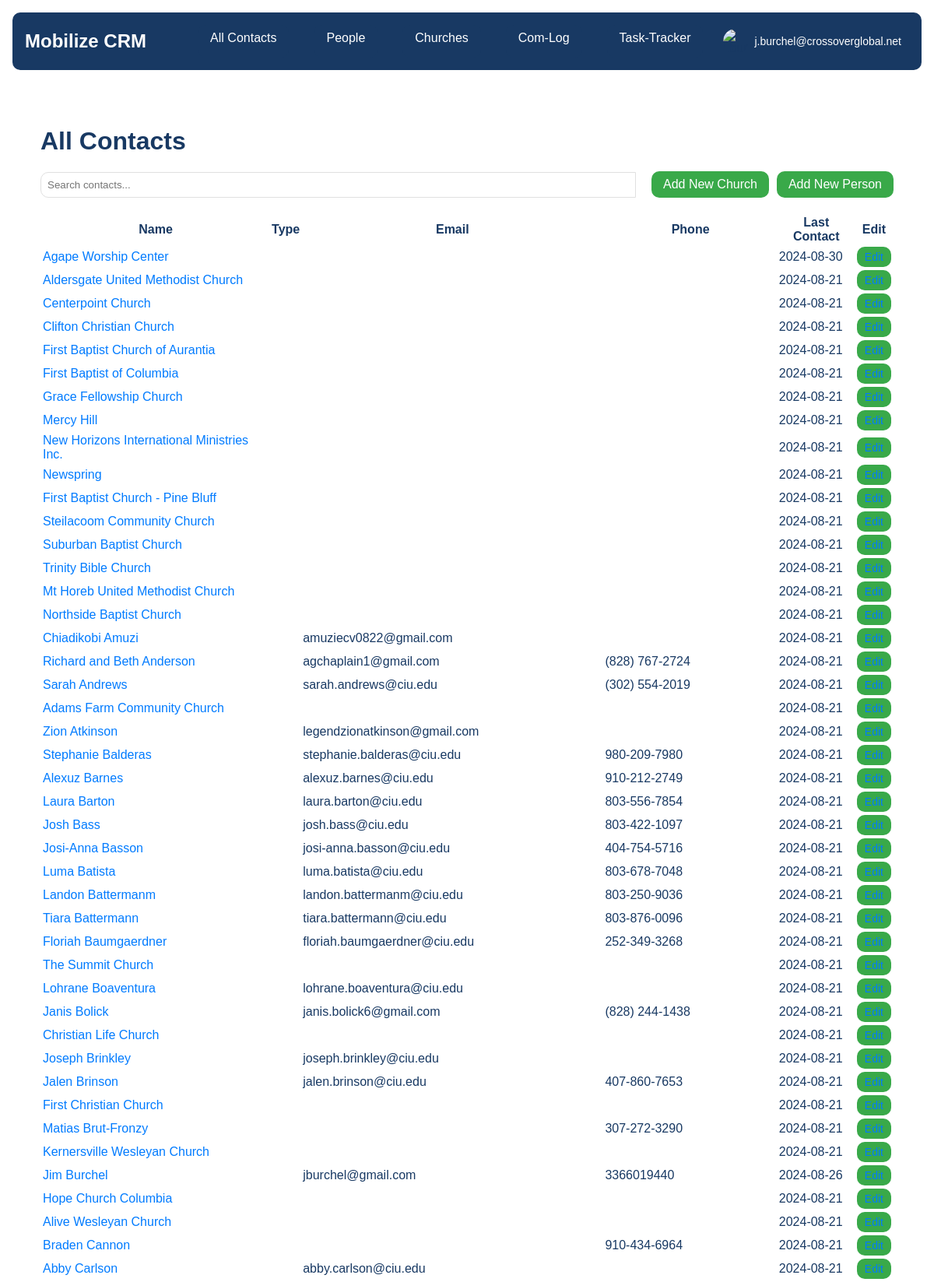
The page /contacts/ (signed in, upper part) on the database its author committed.
### userprofile/models.py (models this page shows, shortened)
class CustomUser(AbstractUser):
    profile_image = models.ImageField(upload_to='profile_images/', null=True, blank=True)
    profile_thumbnail = models.ImageField(upload_to='profile_thumbnails/', null=True, blank=True)
    email_signature = models.TextField(blank=True, null=True)
    groups = models.ManyToManyField(
        'auth.Group',
        verbose_name='groups',
        blank=True,
        help_text='The groups this user belongs to. A user will get all permissions granted to each of their groups.',
        related_name='customuser_set',
        related_query_name='customuser',
    )
    user_permissions = models.ManyToManyField(
        'auth.Permission',
        verbose_name='user permissions',
        blank=True,
        help_text='Specific permissions for this user.',
        related_name='customuser_set',
        related_query_name='customuser',
    )

### contacts/models.py (models this page shows, shortened)
class Contact(models.Model):
    STATE = (
        ('al', 'AL'), ('ak', 'AK'), ('az', 'AZ'), ('ar', 'AR'), ('ca', 'CA'),('co', 'CO'),('ct', 'CT'),('de', 'DE'), ('fl', 'FL'), ('ga', 'GA'),
        ('hi', 'HI'), ('id', 'ID'), ('il', 'IL'), ('in', 'IN'), ('ia', 'IA'), ('ks', 'KS'), ('ky', 'KY'), ('la', 'LA'), ('me', 'ME'),
        ('md', 'MD'), ('ma', 'MA'), ('mi', 'MI'), ('mn', 'MN'), ('ms', 'MS'), ('mo', 'MO'), ('mt', 'MT'), ('ne', 'NE'), ('nv', 'NV'),
        ('nh', 'NH'), ('nj', 'NJ'), ('nm', 'NM'), ('ny', 'NY'), ('nc', 'NC'), ('nd', 'ND'), ('oh', 'OH'), ('ok', 'OK'), ('or', 'OR'),
        ('pa', 'PA'), ('ri', 'RI'), ('sc', 'SC'), ('sd', 'SD'), ('tn', 'TN'), ('tx', 'TX'), ('ut', 'UT'), ('vt', 'VT'), ('va', 'VA'),
        ('wa', 'WA'), ('wv', 'WV'), ('wi', 'WI'), ('wy', 'WY'),('dc', 'DC')
    )
    PREFERRED_CONTACT_METHODS = (
        ('email', 'Email'),('phone', 'Phone'),('text', 'Text'),('Facebook Messanger',
        'Facebook Messanger'),('whatsapp', 'Whatsapp'),('groupme', 'Groupme'),('signal', 'Signal'),('other', 'Other')
    )
    church_name = models.CharField(max_length=100, null=True, blank=True)
    first_name = models.CharField(max_length=100)
    last_name = models.CharField(max_length=100)
    image = models.ImageField(upload_to=get_image_path, null=True, blank=True)
    preferred_contact_method = models.CharField(max_length=100, choices=PREFERRED_CONTACT_METHODS)
    phone = models.CharField(max_length=50)
    email = models.EmailField()
    street_address = models.CharField(max_length=200, null=True, blank=True)
    city = models.CharField(max_length=100, null=True, blank=True)
    state = models.CharField(max_length=2, choices=STATE, null=True, blank=True)
    zip_code = models.CharField(max_length=10, null=True, blank=True)
    initial_notes = models.TextField(null=True, blank=True)
    date_created = models.DateField(auto_now_add=True,null=True, blank=True)
    date_modified = models.DateField(auto_now=True,null=True, blank=True)
    def get_name(self):
        if hasattr(self, 'church'):
            return self.church.church_name or "Unnamed Church"
        elif hasattr(self, 'people'):
            return f"{self.people.first_name} {self.people.last_name}".strip() or "Unnamed Person"
        else:
            return self.church_name or f"{self.first_name} {self.last_name}".strip() or "Unnamed Contact"

### contacts/views.py (the view)
# urls.py: path('', views.ContactListView.as_view(), name='contact_list'),
@method_decorator(login_required, name='dispatch')
class ContactListView(ListView):
    model = Contact
    template_name = 'contacts/contact_list.html'
    context_object_name = 'contacts'
    def get_queryset(self):
        return Contact.objects.select_related('people', 'church').order_by('last_name', 'first_name')
    def get_context_data(self, **kwargs):
        context = super().get_context_data(**kwargs)
        contacts_data = []
        for contact in context['contacts']:
            if hasattr(contact, 'people'):
                person_type = contact.people.person_type
                person_type_display = contact.people.person_type_display
            else:
                person_type = ''
                person_type_display = ''
            contact_dict = {
                'id': contact.id,
                'name': contact.get_name(),
                'type': 'Person' if hasattr(contact, 'people') else 'Church',
                'email': contact.email,
                'phone': contact.phone,
                'last_contact': contact.date_modified.strftime('%Y-%m-%d') if contact.date_modified else '',
                'person_type': person_type,
                'person_type_display': person_type_display
            }
            contacts_data.append(contact_dict)
        context['contacts_json'] = json.dumps(contacts_data)
        return context

### contacts/models.py (called while the page is built)
    @property
    def person_type_display(self):
        return dict(self.PERSON_TYPE_CHOICES).get(self.person_type, '')

### contacts/templates/contacts/contact_list.html (shortened to what this page needs)
{% extends 'core/base.html' %}
{% load static %}
{% block extra_css %}
<link rel="stylesheet" href="{% static 'css/contacts_list.css' %}">
{% endblock %}
{% block content %}
<div class="container">
    <h1>All Contacts</h1>
    <div class="actions">
        <div class="search-bar">
            <input type="text" id="contact-search" placeholder="Search contacts...">
        </div>
        <div class="add-buttons">
            <a href="{% url 'contacts:add_contact' contact_type='church' %}" class="btn btn-primary">Add New Church</a>
            <a href="{% url 'contacts:add_contact' contact_type='people' %}" class="btn btn-primary">Add New Person</a>
        </div>
    </div>
    <table class="table">
            <thead>
                <tr>
                    <th>Name</th>
                    <th>Type</th>
                    <th>Email</th>
                    <th>Phone</th>
                    <th>Last Contact</th>
                    <th>Edit</th>
                </tr>
            </thead>
        <tbody id="contacts-body">
            {% for contact in contacts %}
                <tr>
                    <td>
                        {% if contact.church %}
                            <a href="{% url 'contacts:church_detail' contact.church.id %}">{{ contact.church.church_name }}</a>
                        {% elif contact.people %}
                            <a href="{% url 'contacts:person_detail' contact.people.id %}">{{ contact.people.first_name }} {{ contact.people.last_name }}</a>
                        {% else %}
                            {{ contact.get_name }}
                        {% endif %}
                    </td>
                    <td>{{ contact.get_type_display }}</td>
                    <td>{{ contact.email }}</td>
                    <td>{{ contact.phone }}</td>
                    <td>{{ contact.date_modified|date:"Y-m-d" }}</td>
                    <td>
                        {% if contact.church %}
                            <a href="{% url 'contacts:church_edit' contact.church.id %}" class="btn btn-sm btn-warning">Edit</a>
                        {% elif contact.people %}
                            <a href="{% url 'contacts:person_edit' contact.people.id %}" class="btn btn-sm btn-warning  ">Edit</a>
                        {% endif %}
                    </td>
                </tr>
            {% empty %}
                <tr>
                    <td colspan="6">No contacts found.</td>
                </tr>
            {% endfor %}
        </tbody>
    </table>
</div>
{% endblock %}

### core/templates/core/partials/nav.html (shortened to what this page needs)
{% load static %}
<nav class="navbar">
    <a href="/" class="navbar-brand">Mobilize CRM</a>
    <div class="navbar-menu">
        <a href="{% url 'contacts:contact_list' %}" class="navbar-item {% if request.resolver_match.url_name == 'all_contacts' %}active{% endif %}">All Contacts</a>
        <a href="{% url 'contacts:people_list' %}" class="navbar-item {% if request.resolver_match.url_name == 'people_list' %}active{% endif %}">People</a>
        <a href="{% url 'contacts:church_list' %}" class="navbar-item {% if request.resolver_match.url_name == 'church_list' %}active{% endif %}">Churches</a>
        <a href=" {% url 'com_log:list' %}" class="navbar-item {% if request.resolver_match.url_name == 'com_log' %}active{% endif %}">Com-Log</a>
        <a href="{% url 'task_tracker:task_list' %}" class="navbar-item {% if request.resolver_match.url_name == 'task_tracker' %}active{% endif %}">Task-Tracker</a>
        {% if user.is_authenticated %}
            <div class="user-menu">
                {% if user.has_profile_thumbnail %}
                    <img src="{{ user.profile_thumbnail.url }}" alt="{{ user.username }}" class="user-avatar">
                {% elif user.has_profile_image %}
                    <img src="{{ user.profile_image.url }}" alt="{{ user.username }}" class="user-avatar">
                {% else %}
                    <img src="{% static 'images/default_thumbnail.png' %}" alt="{{ user.username }}" class="user-avatar">
                {% endif %}
                <span class="user-menu-text">{{ user.username }}</span>
            </div>
        {% else %}
            <a href="{% url 'userprofile:login' %}" class="navbar-item {% if request.resolver_match.url_name == 'login' %}active{% endif %}">Login</a>
        {% endif %}
    </div>
</nav>
<antArtifact identifier="navbar-template-with-debug" type="application/vnd.ant.code" language="html" title="core/templates/core/partials/nav.html (dropdown-content section)">

### static/css/contacts_list.css (style rules this page uses)
:root { --pipeline-start: #183963; --pipeline-end: #39A949; --primary-white: #FFFFFF; --light-gray: #f0f0f0; --border-color: #e0e0e0; --border-radius: 10px; }
body { font-family: Arial, sans-serif; margin: 0; padding: 0; background-color: var(--primary-white); color: var(--pipeline-start); }
.container { max-width: 1500px; margin: 0 auto; padding: 20px; }
h1 { color: var(--pipeline-start); margin-bottom: 20px; }
.actions { display: flex; justify-content: space-between; align-items: center; margin-bottom: 20px }
.search-bar { display: flex; align-items: center; flex: 1; min-width: 200px; margin-right: 20px; }
.search-bar input[type="text"] { flex: 1; min-width: 100px; padding: 8px; border: 1px solid var(--border-color); border-radius: 10px 0 0 10px; margin-right: 0; }
.btn { padding: 8px 15px; border: none; cursor: pointer; text-decoration: none; display: inline-block; border-radius: 10px; white-space: nowrap; }
.btn-primary { background-color: var(--pipeline-end); color: var(--primary-white); }
.btn-sm { padding: 5px 10px; font-size: 0.875rem; border-radius: 10px; margin: auto; }
.btn-warning { background-color: var(--pipeline-end); color: var(--primary-white); }
.add-buttons { display: flex; gap: 10px; flex-shrink: 0; }
.add-buttons .btn-primary { width: auto; }
#contacts-body td a { color: #007bff; text-decoration: none; }

### static/css/main.css (style rules this page uses)
:root { --primary-blue: #183963; --primary-green: #39A949; --primary-gray: #7F7F7F; --primary-white: #FFFFFF; }
body { margin: 0; font-family: Arial, sans-serif; color: var(--primary-blue); background-color: var(--primary-white); }
.navbar { background-color: var(--primary-blue); padding: 1rem; display: flex; justify-content: space-between; align-items: center; margin: 1rem; border-radius: 10px; margin-bottom: auto !important; }
.navbar-brand { color: var(--primary-white); text-decoration: none; font-size: 1.5rem; font-weight: bold; }
.navbar-menu { display: flex; border-radius: 10px; }
.navbar-item { color: var(--primary-white); text-decoration: none; padding: 0.5rem 1rem; margin: 0 1rem; transition: background-color 0.3s; background-color: var(--primary-blue); border-radius: 10px !important; }
.user-menu { position: relative; display: flex; align-items: center; cursor: pointer; padding: 5px 10px; border-radius: 15px; transition: background-color 0.3s ease; }
.user-avatar { width: 32px; height: 32px; border-radius: 50%; object-fit: cover; margin-right: 8px; }
.user-menu-text { color: var(--primary-white); font-size: 14px; }

### rows shown on the page
CustomUser: username "j.burchel@crossoverglobal.net"
Contact: church.church_name "Agape Worship Center", date_modified "2024-08-30", shows "Edit"
Contact: church.church_name "Aldersgate United Methodist Church", date_modified "2024-08-21", shows "Edit"
Contact: church.church_name "Centerpoint Church", date_modified "2024-08-21", shows "Edit"
Contact: church.church_name "Clifton Christian Church", date_modified "2024-08-21", shows "Edit"
Contact: church.church_name "First Baptist Church of Aurantia", date_modified "2024-08-21", shows "Edit"
Contact: church.church_name "First Baptist of Columbia", date_modified "2024-08-21", shows "Edit"
Contact: church.church_name "Grace Fellowship Church", date_modified "2024-08-21", shows "Edit"
Contact: church.church_name "Mercy Hill", date_modified "2024-08-21", shows "Edit"
Contact: church.church_name "New Horizons International Ministries Inc.", date_modified "2024-08-21", shows "Edit"
Contact: church.church_name "Newspring", date_modified "2024-08-21", shows "Edit"
Contact: church.church_name "First Baptist Church - Pine Bluff", date_modified "2024-08-21", shows "Edit"
Contact: church.church_name "Steilacoom Community Church", date_modified "2024-08-21", shows "Edit"
Contact: church.church_name "Suburban Baptist Church", date_modified "2024-08-21", shows "Edit"
Contact: church.church_name "Trinity Bible Church", date_modified "2024-08-21", shows "Edit"
Contact: church.church_name "Mt Horeb United Methodist Church", date_modified "2024-08-21", shows "Edit"
Contact: church.church_name "Northside Baptist Church", date_modified "2024-08-21", shows "Edit"
Contact: people.first_name "Chiadikobi", people.last_name "Amuzi", email "amuziecv0822@gmail.com", date_modified "2024-08-21", shows "Edit"
Contact: people.first_name "Richard and Beth", people.last_name "Anderson", email "agchaplain1@gmail.com", phone "(828) 767-2724", date_modified "2024-08-21", shows "Edit"
Contact: people.first_name "Sarah", people.last_name "Andrews", email "sarah.andrews@ciu.edu", phone "(302) 554-2019", date_modified "2024-08-21", shows "Edit"
Contact: church.church_name "Adams Farm Community Church", date_modified "2024-08-21", shows "Edit"
Contact: people.first_name "Zion", people.last_name "Atkinson", email "legendzionatkinson@gmail.com", date_modified "2024-08-21", shows "Edit"
Contact: people.first_name "Stephanie", people.last_name "Balderas", email "stephanie.balderas@ciu.edu", phone "980-209-7980", date_modified "2024-08-21", shows "Edit"
Contact: people.first_name "Alexuz", people.last_name "Barnes", email "alexuz.barnes@ciu.edu", phone "910-212-2749", date_modified "2024-08-21", shows "Edit"
Contact: people.first_name "Laura", people.last_name "Barton", email "laura.barton@ciu.edu", phone "803-556-7854", date_modified "2024-08-21", shows "Edit"
Contact: people.first_name "Josh", people.last_name "Bass", email "josh.bass@ciu.edu", phone "803-422-1097", date_modified "2024-08-21", shows "Edit"
Contact: people.first_name "Josi-Anna", people.last_name "Basson", email "josi-anna.basson@ciu.edu", phone "404-754-5716", date_modified "2024-08-21", shows "Edit"
Contact: people.first_name "Luma", people.last_name "Batista", email "luma.batista@ciu.edu", phone "803-678-7048", date_modified "2024-08-21", shows "Edit"
Contact: people.first_name "Landon", people.last_name "Battermanm", email "landon.battermanm@ciu.edu", phone "803-250-9036", date_modified "2024-08-21", shows "Edit"
Contact: people.first_name "Tiara", people.last_name "Battermann", email "tiara.battermann@ciu.edu", phone "803-876-0096", date_modified "2024-08-21", shows "Edit"
Contact: people.first_name "Floriah", people.last_name "Baumgaerdner", email "floriah.baumgaerdner@ciu.edu", phone "252-349-3268", date_modified "2024-08-21", shows "Edit"
Contact: church.church_name "The Summit Church", date_modified "2024-08-21", shows "Edit"
Contact: people.first_name "Lohrane", people.last_name "Boaventura", email "lohrane.boaventura@ciu.edu", date_modified "2024-08-21", shows "Edit"
Contact: people.first_name "Janis", people.last_name "Bolick", email "janis.bolick6@gmail.com", phone "(828) 244-1438", date_modified "2024-08-21", shows "Edit"
Contact: church.church_name "Christian Life Church", date_modified "2024-08-21", shows "Edit"
Contact: people.first_name "Joseph", people.last_name "Brinkley", email "joseph.brinkley@ciu.edu", date_modified "2024-08-21", shows "Edit"
Contact: people.first_name "Jalen", people.last_name "Brinson", email "jalen.brinson@ciu.edu", phone "407-860-7653", date_modified "2024-08-21", shows "Edit"
Contact: church.church_name "First Christian Church", date_modified "2024-08-21", shows "Edit"
Contact: people.first_name "Matias", people.last_name "Brut-Fronzy", phone "307-272-3290", date_modified "2024-08-21", shows "Edit"
Contact: church.church_name "Kernersville Wesleyan Church", date_modified "2024-08-21", shows "Edit"
Contact: people.first_name "Jim", people.last_name "Burchel", email "jburchel@gmail.com", phone "3366019440", date_modified "2024-08-26", shows "Edit"
Contact: church.church_name "Hope Church Columbia", date_modified "2024-08-21", shows "Edit"
Contact: church.church_name "Alive Wesleyan Church", date_modified "2024-08-21", shows "Edit"
Contact: people.first_name "Braden", people.last_name "Cannon", phone "910-434-6964", date_modified "2024-08-21", shows "Edit"
Contact: people.first_name "Abby", people.last_name "Carlson", email "abby.carlson@ciu.edu", date_modified "2024-08-21", shows "Edit"
